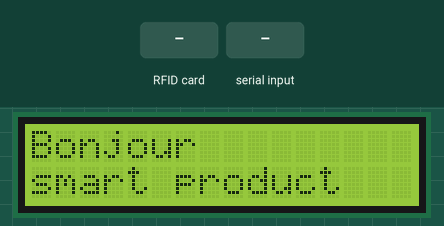
This sketch was run on a simulated Arduino Uno, built with avr-gcc and run on an emulated ATmega328P. On the bench: 16×2 character LCD. Inputs (shaded band) come from the test bench. What the sketch prints to the serial monitor is not drawn.

Above: at 0.1 s.
3.4 s: RFID card 5E 7A 19 C4 held to the reader
At 4.2 s:
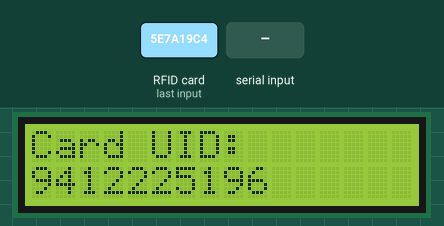
4.9 s: "1" received over Serial
At 6.5 s:
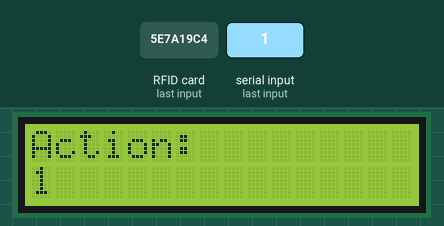
Timing chart, 0 to 8.0 s (numbered marks = the images above; inputs shaded):
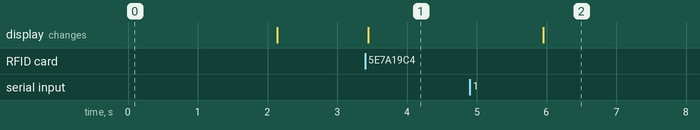

Measured:
- after the input at 3.4 s, the display: changes at once (image 1)
- after the input at 4.9 s, the display: changes after 1.1 s (image 2)

The sketch:

rfid.ino
```cpp
#include <SPI.h>
#include <MFRC522.h>
#include <Wire.h>
#include <LiquidCrystal_I2C.h>

#define SS_PIN 10
#define RST_PIN 9

LiquidCrystal_I2C lcd(0x27, 16, 2);

MFRC522 rfid(SS_PIN, RST_PIN); // Instance of the class
MFRC522::MIFARE_Key key;

byte nuidPICC[4];
String cardUID = "";

void setup() {
  Serial.begin(9600);
  lcd.init();
  lcd.backlight();
  lcd.setCursor(0, 0);
  lcd.print("Bonjour");
  lcd.setCursor(0, 1);
  lcd.print("smart product");
  delay(2000);
  lcd.clear();
  SPI.begin();          // Init SPI bus
  rfid.PCD_Init();      // Init MFRC522

  for (byte i = 0; i < 6; i++) {
    key.keyByte[i] = 0xFF;
  }
}

void loop() {
 // Look for new cards
  if ( ! rfid.PICC_IsNewCardPresent())
    return;

  // Verify if the NUID has been readed
  if ( ! rfid.PICC_ReadCardSerial())
    return;


 for (byte i = 0; i < 4; i++) {
      nuidPICC[i] = rfid.uid.uidByte[i];
    }

  printHex(rfid.uid.uidByte, rfid.uid.size);
    //Serial.println();
   rfid.PICC_HaltA();

  // Display the RFID information on the LCD
  lcd.clear();
  lcd.setCursor(0, 0);
  lcd.print("Card UID:");
  lcd.setCursor(0, 1);
  lcd.print(cardUID);
  Serial.println(cardUID);
  Serial.println();
cardUID="";
  // Prompt the user to enter a message on the Serial Monitor
 // Serial.println("Scan complete. Enter a message for the LCD:");

  // Wait for user input
  while (!Serial.available()) {
    delay(100);
  }

  // Read the message from the Serial Monitor
  String message = Serial.readString();

  // Display the message on the LCD
  lcd.clear();
  lcd.setCursor(0, 0);
  lcd.print("Action:");
  lcd.setCursor(0, 1);
  lcd.print(message);
  delay(2000);
}

void printHex(byte *buffer, byte bufferSize) {
  for (byte i = 0; i < bufferSize; i++) {
    //Serial.print(buffer[i] < 0x10 ? " 0" : " ");
    //Serial.print(buffer[i], DEC);
    cardUID+=buffer[i];
  }
}
```
